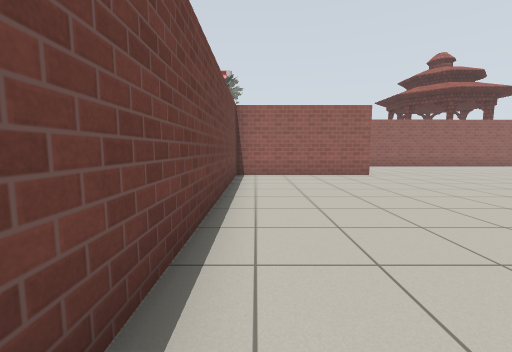
view 1 (above)

22 first-person views from a walk through a world built for the Gazebo simulator. The camera is 0.94 m above the floor, tilts 6° down and sees 90° across. The floor is counted in squares, 1 m on a side. Each view is taken from the middle of a square. On the plan, view 1 faces up. The plan holds only what a view shows up to about 10 squares ahead; the rest is blank. The place goes on beyond the plan. Simple patterns stand in for the simulator's built-in surfaces. Simple shapes stand in for some stock models. Some surface patterns are stand-ins.

view 2
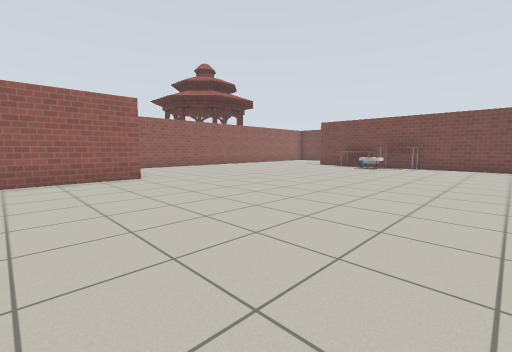

view 3
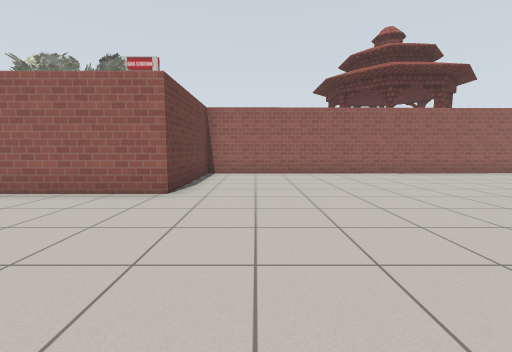

view 4
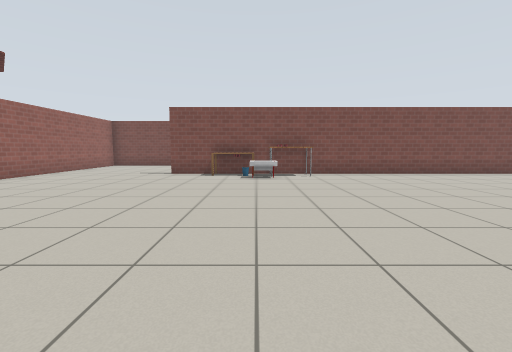

view 5
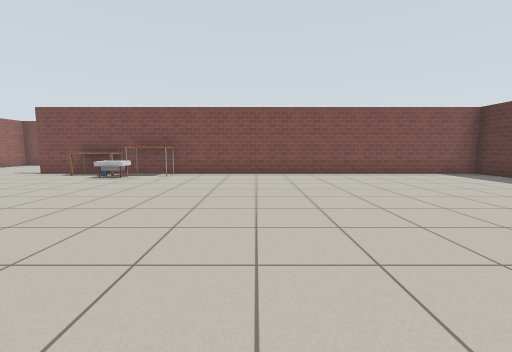

view 6
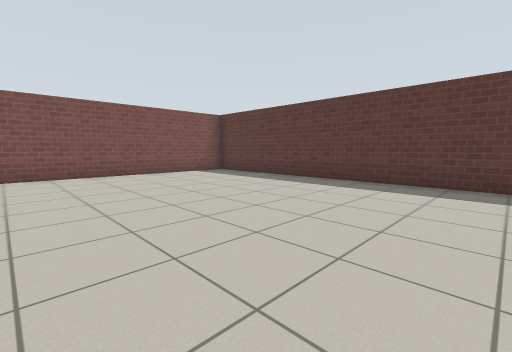

view 7
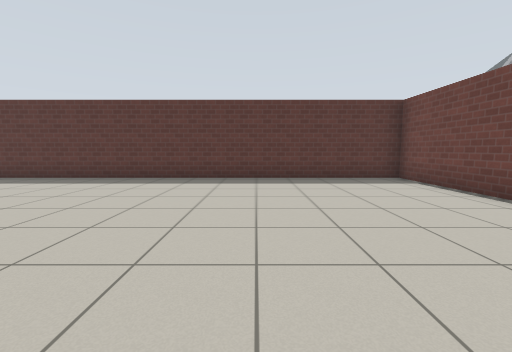

view 8
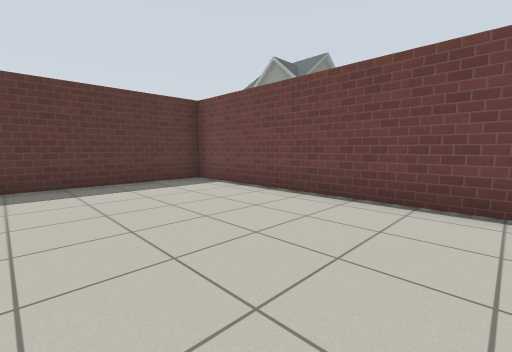

view 9
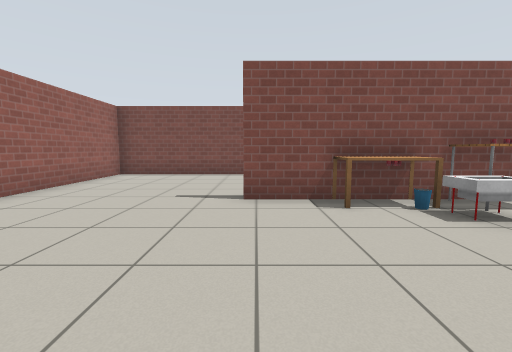

view 10
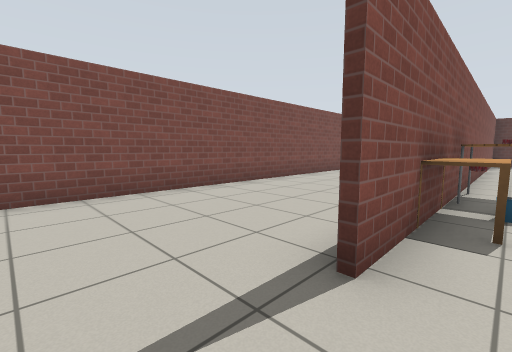

view 11
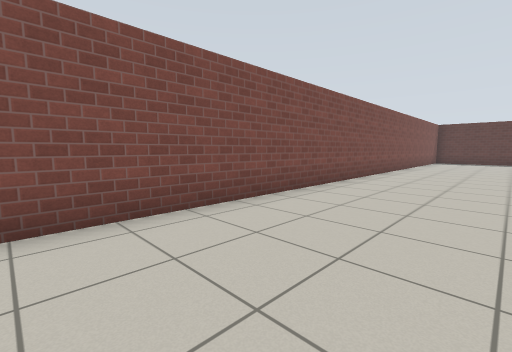

view 12
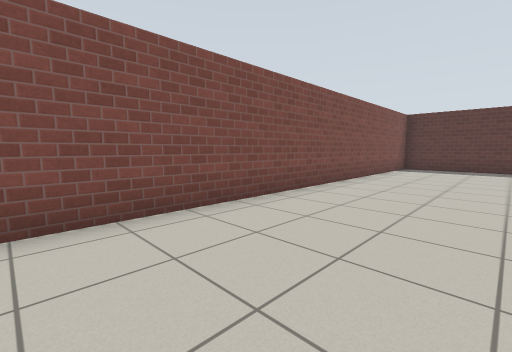

view 13
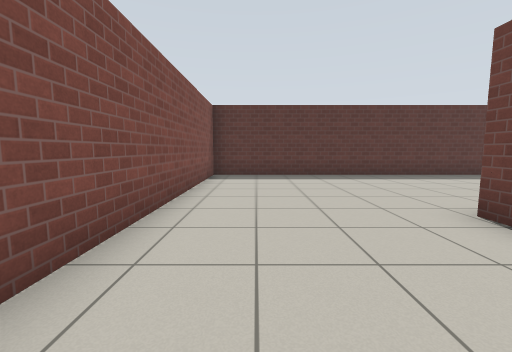

view 14
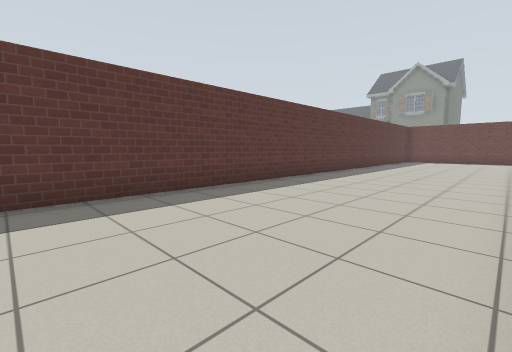

view 15
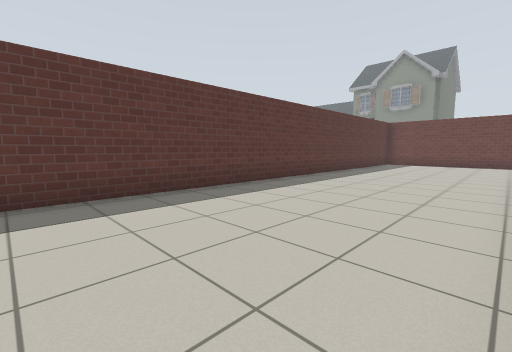

view 16
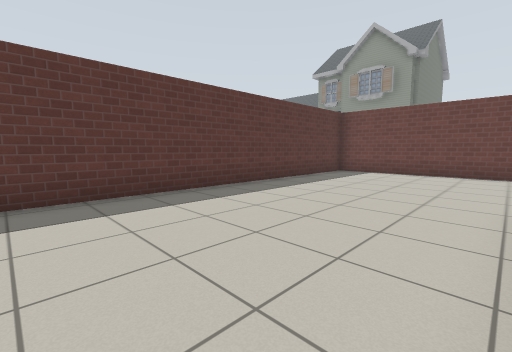

view 17
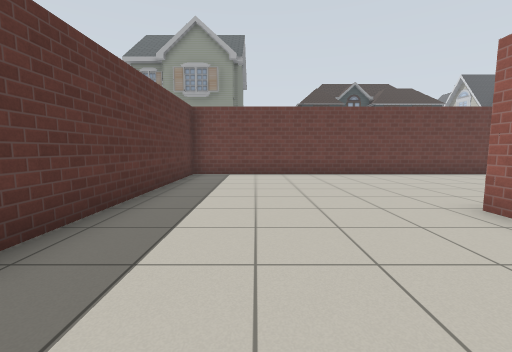

view 18
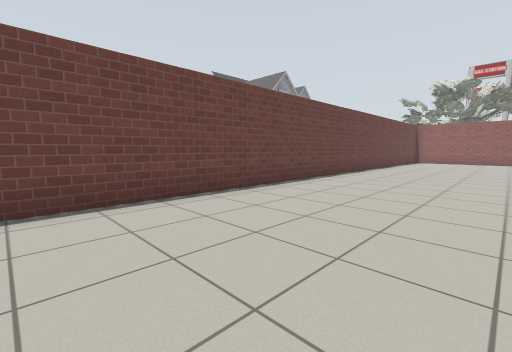

view 19
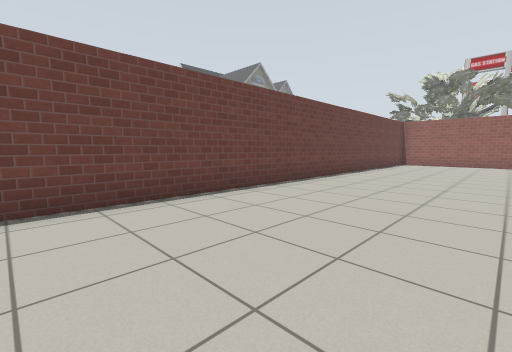

view 20
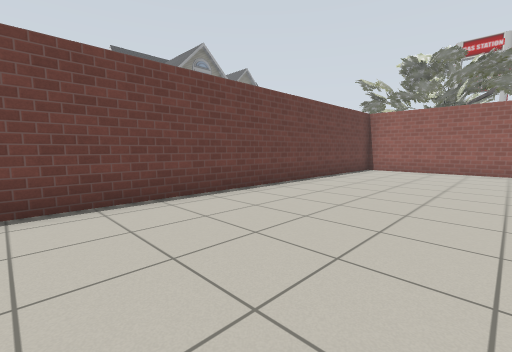

view 21
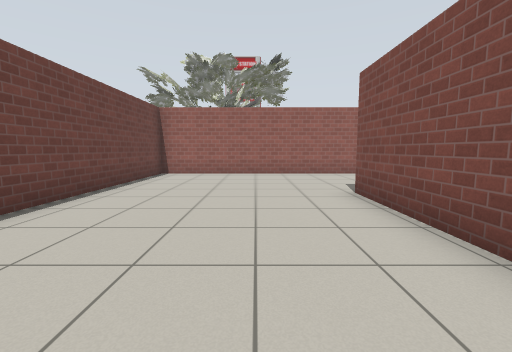

view 22
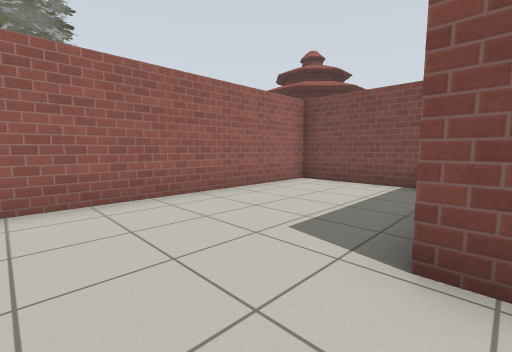

### Floor plan
Points are (right, up) in squares from view 1. A wall is a line through its corners. A room is listed if a view was taken in it or the views show most of it. See-through windows are left out.
Room 1 (views 1, 2, 3, 4, 5, 6, 7, 8, 9, 10, 11, 12, 13, 14, 15, 16, 17, 18, 19, 20, 21, 22)
walls: (-0.9, 6) (-0.9, 9.5); (-0.4, -7.5) (-0.9, -7.5); (14.9, -7) (14.9, -7.6); (4, 10.5) (4, 13.9); (4.2, 13.9) (4.2, 9.3) (-0.7, 9.3) (-0.7, -7.4) (14.7, -7.4) (14.7, 9.2); (19.6, 13.8) (-6.6, 13.8) (-6.6, -13.4) (19.6, -13.4) (19.6, 14.1)
objects: bin (13, 5) to (14, 6); table (14, 4); bin (14, 6); table (14, 7)

Positions as (right, up) in squares from view 1, and headings:
1: (0, 0), facing up
2: (1, 1), facing up-right
3: (6, 4), facing up
4: (5, 6), facing right
5: (5, 1), facing right
6: (5, 0), facing down-right
7: (4, 1), facing down
8: (4, 0), facing down-left
9: (10, 9), facing right
10: (14, 11), facing down-right
11: (16, 7), facing down-right
12: (16, 0), facing down-right
13: (18, -4), facing down
14: (14, -8), facing down-left
15: (10, -8), facing down-left
16: (4, -8), facing down-left
17: (3, -11), facing left
18: (-2, -6), facing up-left
19: (-2, -3), facing up-left
20: (-2, 2), facing up-left
21: (-3, 4), facing up
22: (-3, 9), facing up-right
